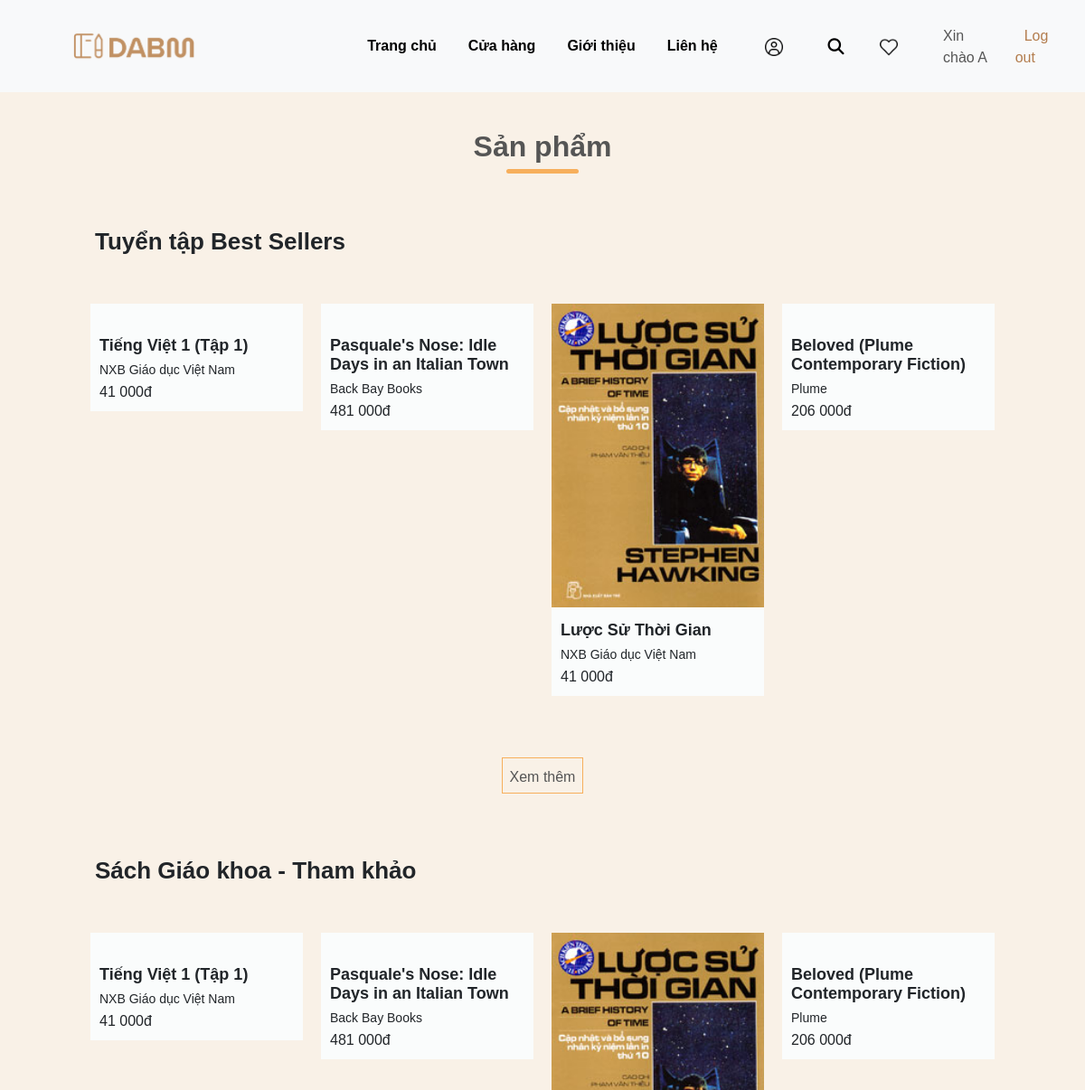
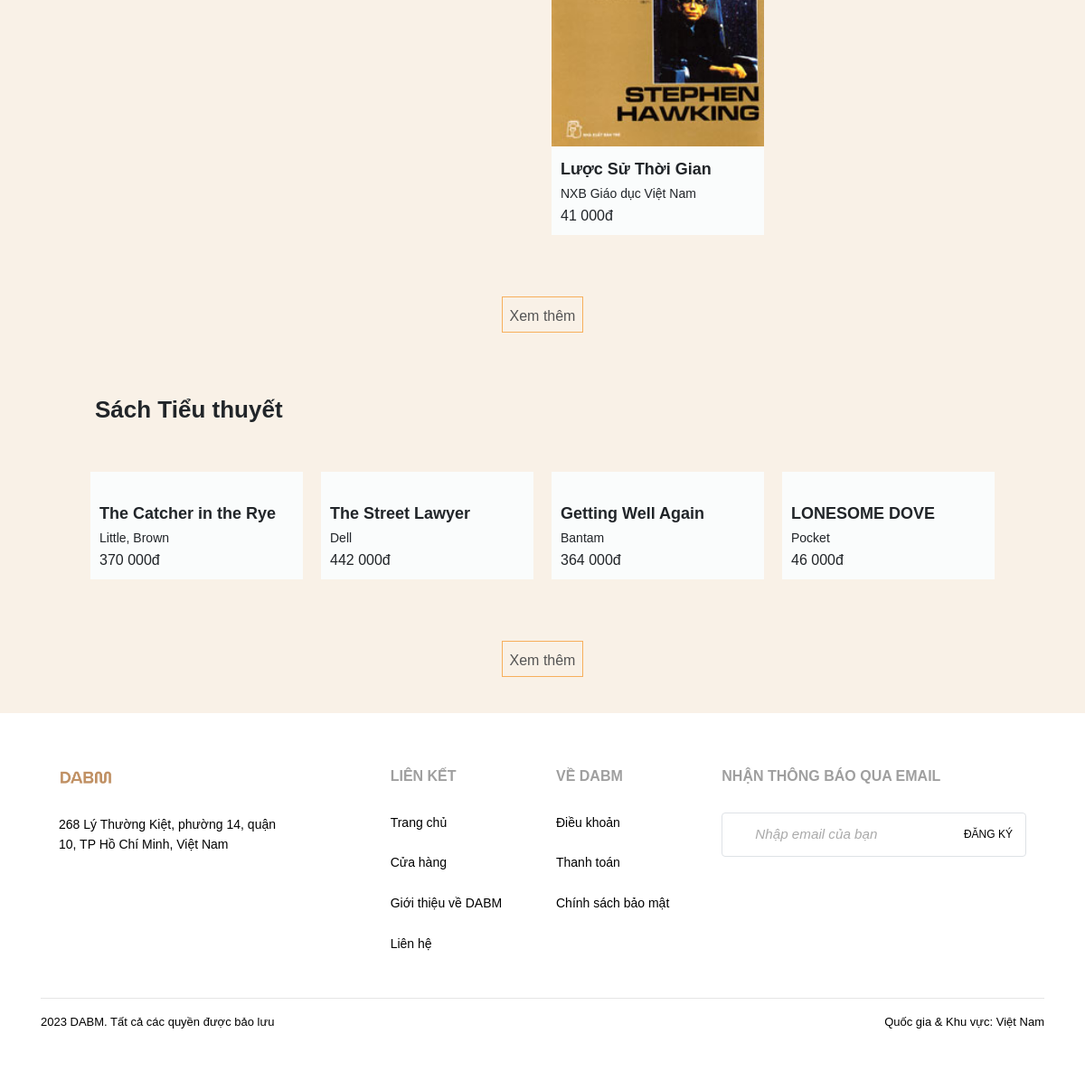
/features_product_login.php (signed in), run on the app's committed database (2 pictures, top to bottom).
### tables this page shows
CREATE TABLE `user` (
  `ID` varchar(45) NOT NULL,
  `sur_name` varchar(45) DEFAULT NULL,
  `last_name` varchar(45) DEFAULT NULL,
  `phone_num` varchar(45) DEFAULT NULL,
  `email` varchar(45) DEFAULT NULL,
  `username` varchar(45) DEFAULT NULL,
  `password` varchar(45) DEFAULT NULL,
  `user_info` longtext DEFAULT NULL
);

CREATE TABLE `book` (
  `book_ID` varchar(45) NOT NULL,
  `book_name` varchar(45) NOT NULL,
  `publication_year` year(4) NOT NULL,
  `release_date` date NOT NULL,
  `page_count` int(11) NOT NULL,
  `purchase_price` mediumint(9) NOT NULL,
  `sale_price` mediumint(9) NOT NULL,
  `remaining_quantity` int(11) NOT NULL,
  `display_status` varbinary(45) NOT NULL,
  `deleted_tag` int(11) NOT NULL DEFAULT 0,
  `description` longtext DEFAULT NULL,
  `publisher_ID` varchar(45) NOT NULL,
  `img_path` varchar(10000) DEFAULT NULL
);

CREATE TABLE `publisher` (
  `publisher_ID` varchar(45) NOT NULL,
  `publisher_name` varchar(45) NOT NULL
);

### features_product_login.php (the view, shortened to what this page needs)
<?php
if (isset($_SESSION["user_id"])) {
    $mysqli = require __DIR__ . "/database.php";
    $sql = "SELECT * FROM user
            WHERE ID = {$_SESSION["user_id"]}";
    $result = $mysqli->query($sql);
    $user = $result->fetch_assoc();
    $sql = "SELECT book_name, img_path, sale_price, publisher_name, display_status, book.book_ID, genre.genre_name
            FROM book, publisher, belongs_to, genre
            WHERE book.publisher_ID = publisher.publisher_ID AND book.book_ID = belongs_to.book_ID AND belongs_to.genre_ID = genre.genre_ID AND book.deleted_tag = 0";
    $book = mysqli_query($mysqli, $sql);
    $sql = "SELECT book_name, img_path, sale_price, publisher_name, display_status, book.book_ID, genre.genre_name
            FROM book, publisher, belongs_to, genre
            WHERE book.publisher_ID = publisher.publisher_ID AND book.book_ID = belongs_to.book_ID AND belongs_to.genre_ID = genre.genre_ID AND genre.genre_ID = '01' AND book.deleted_tag = 0";
    $book_giaokhoa = mysqli_query($mysqli, $sql);
    $sql = "SELECT book_name, img_path, sale_price, publisher_name, display_status, book.book_ID, genre.genre_name
            FROM book, publisher, belongs_to, genre
            WHERE book.publisher_ID = publisher.publisher_ID AND book.book_ID = belongs_to.book_ID AND belongs_to.genre_ID = genre.genre_ID AND genre.genre_ID = '03' AND book.deleted_tag = 0";
    $book_tieuthuyet = mysqli_query($mysqli, $sql);
}
?>
<!DOCTYPE html>
<html>
    <head>
        <link rel="stylesheet" href="https://cdnjs.cloudflare.com/ajax/libs/twitter-bootstrap/4.1.3/css/bootstrap.min.css">
        <link rel="stylesheet" href="css/style_duong.css">
        <link rel="stylesheet" href="css/header.css">
        <link rel="stylesheet" href="css/footer.css">
        <link rel="stylesheet" href="css/cover-box.css">
        <link rel="stylesheet" href="css/default_homepage.css">
    </head>
    <body>
        <div class="header">
        <div class="header-left-section">
          <a href="login_success.php"><img class="header-logo" src="img/logo_DABM.png" alt="Logo"></a>
        </div>
        <div class="header-nav-links">
          <a href="login_success.php">Trang chủ</a>
          <a href="features_product_login.php">Cửa hàng</a>
          <a href="#">Giới thiệu</a>
          <a href="#">Liên hệ</a>
        </div>
         <div class="header-right-section">
          <a href="user_copy.php"><img class="header-icon" src="img/icon_user.png" alt="Icon 1"></a>
          <button id="toggleBtn"><i class="fa-solid fa-magnifying-glass"></i></button>
          <a href="#"><img class="header-icon" src="img/icon_heart.png" alt="Icon 3"></a>
            <?php if (isset($user)): ?>
            <p>Xin chào <?= htmlspecialchars($user["last_name"]) ?></p>
            <p><a href="logout.php">Log out</a></p>
            <?php else: ?>
                <?php header("Location: features_product_nologin.php"); ?>
            <?php endif; ?>
         </div>
        </div>
        <div class="categories">
            <h2 class="features-title">Sản phẩm</h2>
            <div class="small-container">
                <div class="row row-2">
                    <h2>Tuyển tập Best Sellers</h2>
                </div>
                <div class="row">
                    <?php
                        $count = 1;
                        while($row = mysqli_fetch_assoc($book)){
                            if ($row['display_status'] == "Available") {
                                if ($count <= 4) {
                    ?>
                    <div onclick="selectProduct(<?php echo $row['book_ID'] ?>)" class="item1 col-4">
                        <div class="description">
                            <img src="<?php echo $row["img_path"];?>" alt="">
                            <h2><?php echo $row["book_name"];?></h2>
                            <h3><?php echo $row["publisher_name"];  ?></h3>
                            <h4><?php echo number_format($row["sale_price"], 0, ',', ' '); ?>đ</h4>
                        </div>
                    </div>
                    <?php
                            $count = $count + 1;
                            }
                        }
                    }
                    ?>
                    <button type="button" id="seeMoreBtn1" name="seeMoreBtn" class="seeMoreBtn">Xem thêm</button>
                </div>
                <div class="row row-2">
                    <h2>Sách Giáo khoa - Tham khảo</h2>
                </div>
                <div class="row">
                    <?php
                        $count = 1;
                        while($row = mysqli_fetch_assoc($book_giaokhoa)){
                            if ($row['display_status'] == "Available") {
                                if ($count <= 4) {
                    ?>
                    <div onclick="selectProduct(<?php echo $row['book_ID'] ?>)" class="item2 col-4">
                        <div class="description">
                            <img src="<?php echo $row["img_path"];?>" alt="">
                            <h2><?php echo $row["book_name"];?></h2>
                            <h3><?php echo $row["publisher_name"];  ?></h3>
                            <h4><?php echo number_format($row["sale_price"], 0, ',', ' '); ?>đ</h4>
                        </div>
                    </div>
                    <?php
                            $count = $count + 1;
                            }
                        }
                    }
                    ?>
                    <button type="button" id="seeMoreBtn2" name="seeMoreBtn" class="seeMoreBtn">Xem thêm</button>
                </div>
                <div class="row row-2">
                    <h2>Sách Tiểu thuyết</h2>
                </div>
                <div class="row">
                    <?php
                        $count = 1;
                        while($row = mysqli_fetch_assoc($book_tieuthuyet)){
                            if ($row['display_status'] == "Available") {
                                if ($count <= 4) {
                    ?>
                    <div onclick="selectProduct(<?php echo $row['book_ID'] ?>)" class="item3 col-4">
                        <div class="description">
                            <h2><?php echo $row["book_name"];?></h2>
                            <h3><?php echo $row["publisher_name"];  ?></h3>
                            <h4><?php echo number_format($row["sale_price"], 0, ',', ' '); ?>đ</h4>
                        </div>
                    </div>
                    <?php
                            $count = $count + 1;
                            }
                        }
                    }
                    ?>
                    <button type="button" id="seeMoreBtn3" name="seeMoreBtn" class="seeMoreBtn">Xem thêm</button>
                </div>
            </div>
        </div>
        <div class="footer">
            <footer>
            <div class="container">
                <div class="row">
                    <div class="col-md-6 col-lg-4 item">
                        <h3><img class="footer-logo" src="img/logo_DABM_2.png" alt="Logo"></h3>
                        <ul>
                            <br>
                            <li>268 Lý Thường Kiệt, phường 14, quận</li>
                            <li>10, TP Hồ Chí Minh, Việt Nam</li>
                        </ul>
                    </div>
                    <div class="col-md-6 col-lg-2 item">
                        <h3>LIÊN KẾT</h3>
                        <ul>
                            <br>
                            <li><a href="login_success.php">Trang chủ</a></li>
                            <br>
                            <li><a href="features_product_login.php">Cửa hàng</a></li>
                            <br>
                            <li><a href="#">Giới thiệu về DABM</a></li>
                            <br>
                            <li><a href="#">Liên hệ</a></li>
                            <br>
                        </ul>
                    </div>
                    <div class="col-md-6 col-lg-2 item">
                        <h3>VỀ DABM</h3>
                        <ul>
                            <br>
                            <li><a href="#">Điều khoản</a></li>
                            <br>
                            <li><a href="customer_order_history.php">Thanh toán</a></li>
                            <br>
                            <li><a href="#">Chính sách bảo mật</a></li>
                        </ul>
                    </div>
                    <div class="col-md-6 col-lg-4 item">
                        <h3>NHẬN THÔNG BÁO QUA EMAIL</h3>
                        <ul>
                            <br>
                            <div class="p-1 rounded border">
                                <div class="input-group">
                                    <input type="email" placeholder="Nhập email của bạn" class="form-control border-0 shadow-0">
                                    <div class="input-group-append">
                                        <a class="email_signup_button" href="index.html">ĐĂNG KÝ</a>
                                    </div>
                                </div>
                            </div>
                        </ul>
                    </div>
                </div>
                <hr>
                <p>
                    <div style="display: flex; justify-content: space-between; opacity:1; font-size:13px; margin-bottom:0;">
                    <div style="text-align: left;">2023 DABM. Tất cả các quyền được bảo lưu</div>
                    <div style="text-align: right;">Quốc gia & Khu vực: Việt Nam</div>
                </div></p>
            </div>
            </footer>
        </div>
    </body>
</html>

### css/style_duong.css (style rules this page uses)
body { font-family: Arial, sans-serif; margin: 0; padding: 0; background-color: #F9F1E7; display: flex; flex-direction: column; }

### css/header.css (style rules this page uses)
.header { display: flex; justify-content: space-between; align-items: center; padding: 10px; background-color: #f8f9fa; width: 100%; }
.header-left-section { display: flex; align-items: center; width: 30%; justify-content: flex-start; }
.header-right-section { display: flex; align-items: center; width: 30%; justify-content: flex-end; }
.header-logo { height: 35px; margin-left: 60px; }
.header-nav-links { display: flex; gap: 15px; justify-content: center; font-family: Arial, sans-serif; font-weight: 550; }
.header-nav-links a, .header-left-section a { text-decoration: none; color: black; margin-left: 10px; margin-right: 10px; }
.header-right-section a { text-decoration: none; font-weight: 500; color: #B37D4E; margin-left: 10px; margin-right: 10px; }
.header-right-section p { margin-top: 18px; text-decoration: none; color: #555; margin-left: 10px; margin-right: 10px; }
button { margin-right: 20px; background: transparent; border: 0; outline: 0; }
button .fa-solid { margin-top: 5px; width: 25px; font-size: 18px; cursor: pointer; }
::placeholder { color: #555; }
.header-icon { width: 20px; height: 20px; margin-right: 30px; }
.row { display: flex; align-items: center; padding: 10px 20px; }
input { margin-left: 20px; flex: 1; height: 50px; background: transparent; border: 0; outline: 0; font-size: 18; color: #333; }

### css/footer.css (style rules this page uses)
.footer { padding:50px 0; color:#000000; background-color:#FFFFFF; width: 100%; }
.row { display: flex; align-items: flex-start; }
.footer-logo { height: 21px; margin-left: 0px; }
.footer h3 { color: #9F9F9F; font-weight:bold; font-size:16px; }
.footer ul { padding:0; list-style:none; line-height:1.6; font-size:14px; margin-bottom:0; }
.footer ul a { color:black; text-decoration:none; }
.form-control::placeholder { font-size: 0.95rem; color: #aaa; font-style: italic; }
.email_signup_button { padding: 10px 10px; background-color: #ffffff; color: white; border: none; border-radius: 5px; cursor: pointer; font-size: 12px; margin-right: 0px; }

### css/default_homepage.css (style rules this page uses)
.description { margin-top: 5px; font-family: "Poppins", Helvetica; font-weight: 300; color: var(--font-color); font-size: 18px; letter-spacing: 0; text-align: center; line-height: normal; }
.categories { margin: 30px 0; }
.col-4 { flex-basis: 25%; padding: 10px; min-width: 200px; margin-bottom: 50px; transition: transform 0.5s; }
.col-4 img { width: 100%; }
.col-4 .description { background-color: #fafcfc; }
.small-container { max-width: 1080px; margin: auto; padding-left: 25px; padding-right: 25px; }
.col-4 .description h2 { font-family: "Poppins", Helvetica; font-weight: 600; color: var(--font-color); font-size: 18px; letter-spacing: 0; text-align: left; line-height: normal; margin-top: 15px; padding-right: 10px; padding-left: 10px; }
.col-4 .description h3 { font-family: "Poppins", Helvetica; font-weight: 300; color: var(--font-color); font-size: 14px; letter-spacing: 0; text-align: left; line-height: normal; margin-left: 10px; }
.col-4 .description h4 { font-family: "Poppins", Helvetica; font-weight: 500; color: var(--font-color); font-size: 16px; letter-spacing: 0; text-align: left; line-height: normal; margin-left: 10px; padding-bottom: 12px; }
.features-title { text-align: center; margin: 0 auto 50px; position: relative; line-height: 60px; color: #555; font-weight: 600; }
.features-title::after { content: ''; background: #f7af5c; width: 80px; height: 5px; border-radius: 5px; position: absolute; bottom: 0; left: 50%; transform: translateX(-50%); }
.row-2 { justify-content: space-between; margin: 50px auto 10px; }
.row-2 h2 { font-family: "Poppins", Helvetica; font-weight: 600; color: var(--font-color); font-size: 26px; letter-spacing: 0; text-align: left; line-height: normal; }
.categories .row button { text-decoration: none; display: inline-block; border: 1px solid #f7af5c; margin-left: 465px; width: 90px; height: 40px; text-align: center; line-height: 40px; cursor: pointer; color: #555; }

### data on the page
user: last_name "A"
book: book_name "Tiếng Việt 1 (Tập 1)", publisher_ID.publisher_name "NXB Giáo dục Việt Nam", sale_price "41 000"
book: book_name "Pasquale's Nose: Idle Days in an Italian Town", publisher_ID.publisher_name "Back Bay Books", sale_price "481 000"
book: img_path (picture), book_name "Lược Sử Thời Gian", publisher_ID.publisher_name "NXB Giáo dục Việt Nam", sale_price "41 000"
book: book_name "Beloved (Plume Contemporary Fiction)", publisher_ID.publisher_name "Plume", sale_price "206 000"
book: book_name "The Catcher in the Rye", publisher_ID.publisher_name "Little, Brown", sale_price "370 000"
book: book_name "The Street Lawyer", publisher_ID.publisher_name "Dell", sale_price "442 000"
book: book_name "Getting Well Again", publisher_ID.publisher_name "Bantam", sale_price "364 000"
book: book_name "LONESOME DOVE", publisher_ID.publisher_name "Pocket", sale_price "46 000"
